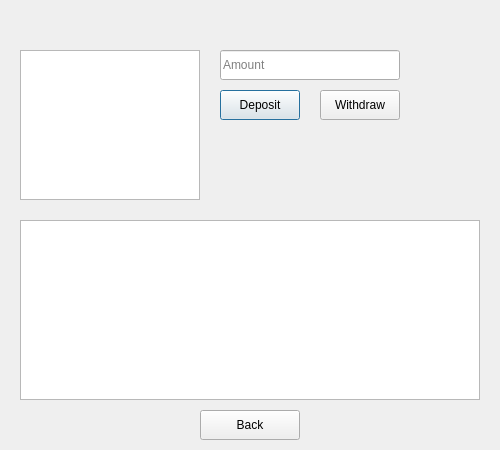
<?xml version="1.0" encoding="UTF-8"?>
<ui version="4.0">
 <class>DepositWithdrawDialog</class>
 <widget class="QDialog" name="DepositWithdrawDialog">
  <property name="geometry">
   <rect>
    <x>0</x>
    <y>0</y>
    <width>500</width>
    <height>450</height>
   </rect>
  </property>
  <property name="windowTitle">
   <string>Deposit / Withdraw</string>
  </property>
  <widget class="QListWidget" name="accountList">
   <property name="geometry">
    <rect>
     <x>20</x>
     <y>50</y>
     <width>180</width>
     <height>150</height>
    </rect>
   </property>
  </widget>
  <widget class="QLineEdit" name="amountLineEdit">
   <property name="geometry">
    <rect>
     <x>220</x>
     <y>50</y>
     <width>180</width>
     <height>30</height>
    </rect>
   </property>
   <property name="placeholderText">
    <string>Amount</string>
   </property>
  </widget>
  <widget class="QPushButton" name="depositBtn">
   <property name="geometry">
    <rect>
     <x>220</x>
     <y>90</y>
     <width>80</width>
     <height>30</height>
    </rect>
   </property>
   <property name="text">
    <string>Deposit</string>
   </property>
  </widget>
  <widget class="QPushButton" name="withdrawBtn">
   <property name="geometry">
    <rect>
     <x>320</x>
     <y>90</y>
     <width>80</width>
     <height>30</height>
    </rect>
   </property>
   <property name="text">
    <string>Withdraw</string>
   </property>
  </widget>
  <widget class="QListWidget" name="historyListWidget">
   <property name="geometry">
    <rect>
     <x>20</x>
     <y>220</y>
     <width>460</width>
     <height>180</height>
    </rect>
   </property>
  </widget>
  <widget class="QPushButton" name="backButton">
   <property name="geometry">
    <rect>
     <x>200</x>
     <y>410</y>
     <width>100</width>
     <height>30</height>
    </rect>
   </property>
   <property name="text">
    <string>Back</string>
   </property>
  </widget>
 </widget>
 <resources/>
 <connections/>
</ui>
